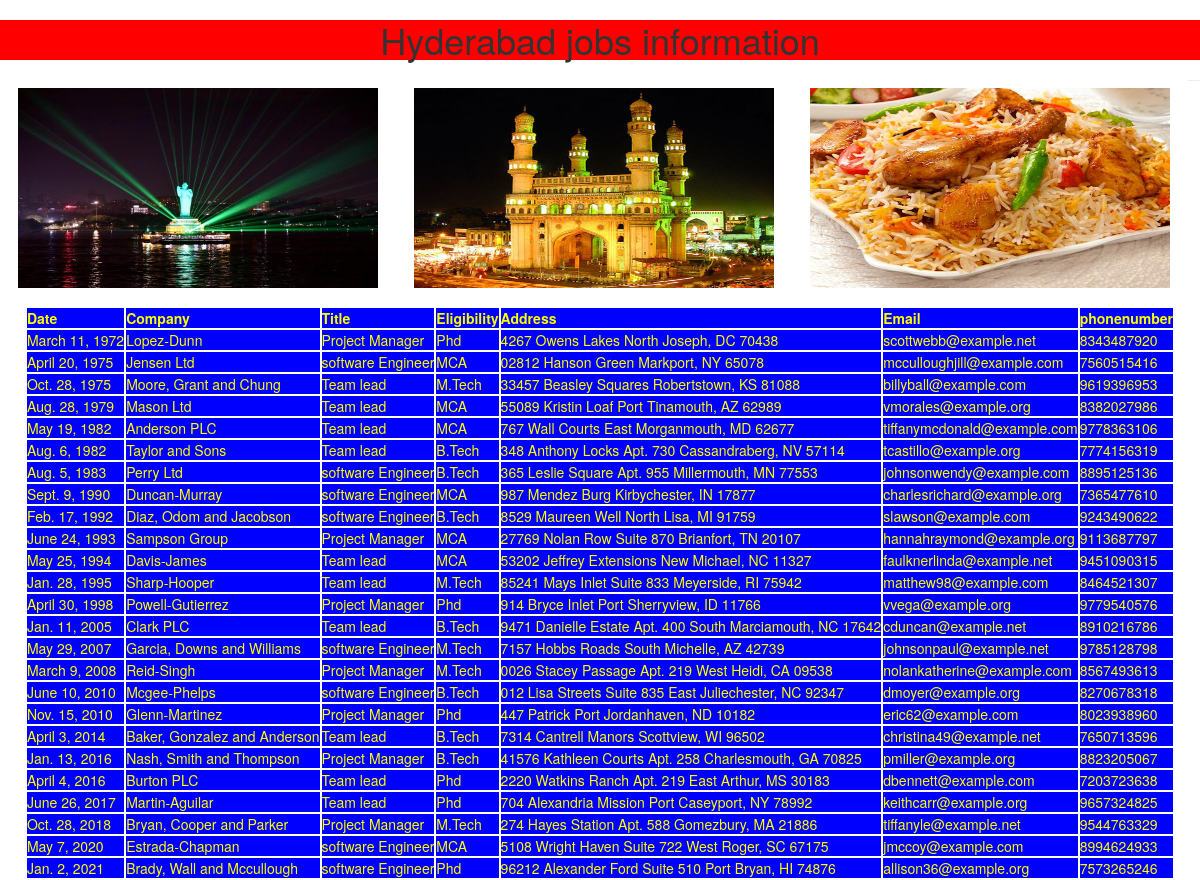
The app's page /hyd/ with its own data.
### testApp/models.py (models this page shows)
class hydjobs(models.Model):
    date=models.DateField();
    company=models.CharField(max_length=100);
    title=models.CharField(max_length=100);
    eligibility=models.CharField(max_length=100);
    address=models.CharField(max_length=100);
    email=models.EmailField(max_length=100);
    phonenumber=models.IntegerField()

### testApp/views.py (the view)
# urls.py: path('hyd/', views.hydjobs1),
def hydjobs1(request):
    jobs_list=hydjobs.objects.order_by('date')
    my_dict={'jobs_list':jobs_list}
    return render(request,'testapp/hydjobs.html',context=my_dict)

### templates/testapp/hydjobs.html (shortened to what this page needs)
<!DOCTYPE html>
{% load static %}
<html lang="en" dir="ltr">
  <head>
    <link rel="stylesheet" href="{% static "css/demo.css" %}">
    <link rel="stylesheet" href="https://stackpath.bootstrapcdn.com/bootstrap/3.4.1/css/bootstrap.min.css">
  </head>
  <body>
    <h1>Hyderabad jobs information</h1>
      <img src="{%static "images/hyd3.jpg"%}" alt="">
      <img src="{%static "images/hyd1.jpg"%}" alt="">
      <img src="{%static "images/hyd2.jpg"%}" alt="">
      <hr>
      {%if jobs_list %}
      <table id='tab'>
        <thead>
          <th>Date</th>
          <th>Company</th>
          <th>Title</th>
          <th>Eligibility</th>
          <th>Address</th>
          <th>Email</th>
          <th>phonenumber</th>
        </thead>
        {%for job in jobs_list %}
         <tr>
          <td>{{job.date}}</td>
          <td>{{job.company}}</td>
          <td>{{job.title}}</td>
          <td>{{job.eligibility}}</td>
          <td>{{job.address}}</td>
          <td>{{job.email}}</td>
          <td>{{job.phonenumber}}</td>
         </tr>
         {% endfor %}
      </table>
      {% else %}
       <p>No jobs found in hyderabad</p>
    {% endif %}
  </body>
</html>

### static/css/demo.css (style rules this page uses)
body { background:url(https://media.istockphoto.com/photos/made-from-natural-plants-leaves-and-flowers-happy-new-year-wellness-picture-id1345411026?b=1&k=20&m=1345411026&s=170667a&w=0&h=FtYv06K4mUIyitESXCm5tgiDbhVkOKo2B-roOJPG-Hc=); }
img { height:200px; width:30%; float:left; margin:1.5%; borders:2px solid red; }
h1 { color:white; text-align:center; background:red; }
table,thead,th,tr,td { color:yellow; border:2px solid white; font-size;20px; margin:auto; background:blue; }
table tr:nth-of-type(even) { background:#f4242; }

### records on screen
hydjobs: date "March 11, 1972", company "Lopez-Dunn", title "Project Manager", eligibility "Phd", address "4267 Owens Lakes North Joseph, DC 70438", email "scottwebb@example.net", phonenumber "8343487920"
hydjobs: date "April 20, 1975", company "Jensen Ltd", title "software Engineer", eligibility "MCA", address "02812 Hanson Green Markport, NY 65078", email "mcculloughjill@example.com", phonenumber "7560515416"
hydjobs: date "Oct. 28, 1975", company "Moore, Grant and Chung", title "Team lead", eligibility "M.Tech", address "33457 Beasley Squares Robertstown, KS 81088", email "billyball@example.com", phonenumber "9619396953"
hydjobs: date "Aug. 28, 1979", company "Mason Ltd", title "Team lead", eligibility "MCA", address "55089 Kristin Loaf Port Tinamouth, AZ 62989", email "vmorales@example.org", phonenumber "8382027986"
hydjobs: date "May 19, 1982", company "Anderson PLC", title "Team lead", eligibility "MCA", address "767 Wall Courts East Morganmouth, MD 62677", email "tiffanymcdonald@example.com", phonenumber "9778363106"
hydjobs: date "Aug. 6, 1982", company "Taylor and Sons", title "Team lead", eligibility "B.Tech", address "348 Anthony Locks Apt. 730 Cassandraberg, NV 57114", email "tcastillo@example.org", phonenumber "7774156319"
hydjobs: date "Aug. 5, 1983", company "Perry Ltd", title "software Engineer", eligibility "B.Tech", address "365 Leslie Square Apt. 955 Millermouth, MN 77553", email "johnsonwendy@example.com", phonenumber "8895125136"
hydjobs: date "Sept. 9, 1990", company "Duncan-Murray", title "software Engineer", eligibility "MCA", address "987 Mendez Burg Kirbychester, IN 17877", email "charlesrichard@example.org", phonenumber "7365477610"
hydjobs: date "Feb. 17, 1992", company "Diaz, Odom and Jacobson", title "software Engineer", eligibility "B.Tech", address "8529 Maureen Well North Lisa, MI 91759", email "slawson@example.com", phonenumber "9243490622"
hydjobs: date "June 24, 1993", company "Sampson Group", title "Project Manager", eligibility "MCA", address "27769 Nolan Row Suite 870 Brianfort, TN 20107", email "hannahraymond@example.org", phonenumber "9113687797"
hydjobs: date "May 25, 1994", company "Davis-James", title "Team lead", eligibility "MCA", address "53202 Jeffrey Extensions New Michael, NC 11327", email "faulknerlinda@example.net", phonenumber "9451090315"
hydjobs: date "Jan. 28, 1995", company "Sharp-Hooper", title "Team lead", eligibility "M.Tech", address "85241 Mays Inlet Suite 833 Meyerside, RI 75942", email "matthew98@example.com", phonenumber "8464521307"
hydjobs: date "April 30, 1998", company "Powell-Gutierrez", title "Project Manager", eligibility "Phd", address "914 Bryce Inlet Port Sherryview, ID 11766", email "vvega@example.org", phonenumber "9779540576"
hydjobs: date "Jan. 11, 2005", company "Clark PLC", title "Team lead", eligibility "B.Tech", address "9471 Danielle Estate Apt. 400 South Marciamouth, NC 17642", email "cduncan@example.net", phonenumber "8910216786"
hydjobs: date "May 29, 2007", company "Garcia, Downs and Williams", title "software Engineer", eligibility "M.Tech", address "7157 Hobbs Roads South Michelle, AZ 42739", email "johnsonpaul@example.net", phonenumber "9785128798"
hydjobs: date "March 9, 2008", company "Reid-Singh", title "Project Manager", eligibility "M.Tech", address "0026 Stacey Passage Apt. 219 West Heidi, CA 09538", email "nolankatherine@example.com", phonenumber "8567493613"
hydjobs: date "June 10, 2010", company "Mcgee-Phelps", title "software Engineer", eligibility "B.Tech", address "012 Lisa Streets Suite 835 East Juliechester, NC 92347", email "dmoyer@example.org", phonenumber "8270678318"
hydjobs: date "Nov. 15, 2010", company "Glenn-Martinez", title "Project Manager", eligibility "Phd", address "447 Patrick Port Jordanhaven, ND 10182", email "eric62@example.com", phonenumber "8023938960"
hydjobs: date "April 3, 2014", company "Baker, Gonzalez and Anderson", title "Team lead", eligibility "B.Tech", address "7314 Cantrell Manors Scottview, WI 96502", email "christina49@example.net", phonenumber "7650713596"
hydjobs: date "Jan. 13, 2016", company "Nash, Smith and Thompson", title "Project Manager", eligibility "B.Tech", address "41576 Kathleen Courts Apt. 258 Charlesmouth, GA 70825", email "pmiller@example.org", phonenumber "8823205067"
hydjobs: date "April 4, 2016", company "Burton PLC", title "Team lead", eligibility "Phd", address "2220 Watkins Ranch Apt. 219 East Arthur, MS 30183", email "dbennett@example.com", phonenumber "7203723638"
hydjobs: date "June 26, 2017", company "Martin-Aguilar", title "Team lead", eligibility "Phd", address "704 Alexandria Mission Port Caseyport, NY 78992", email "keithcarr@example.org", phonenumber "9657324825"
hydjobs: date "Oct. 28, 2018", company "Bryan, Cooper and Parker", title "Project Manager", eligibility "M.Tech", address "274 Hayes Station Apt. 588 Gomezbury, MA 21886", email "tiffanyle@example.net", phonenumber "9544763329"
hydjobs: date "May 7, 2020", company "Estrada-Chapman", title "software Engineer", eligibility "MCA", address "5108 Wright Haven Suite 722 West Roger, SC 67175", email "jmccoy@example.com", phonenumber "8994624933"
hydjobs: date "Jan. 2, 2021", company "Brady, Wall and Mccullough", title "software Engineer", eligibility "Phd", address "96212 Alexander Ford Suite 510 Port Bryan, HI 74876", email "allison36@example.org", phonenumber "7573265246"
